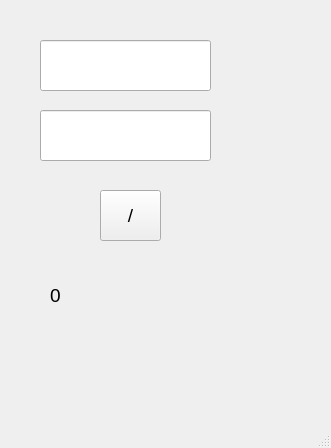
<?xml version="1.0" encoding="UTF-8"?>
<ui version="4.0">
 <class>MainWindow</class>
 <widget class="QMainWindow" name="MainWindow">
  <property name="geometry">
   <rect>
    <x>0</x>
    <y>0</y>
    <width>331</width>
    <height>448</height>
   </rect>
  </property>
  <property name="font">
   <font>
    <pointsize>14</pointsize>
   </font>
  </property>
  <property name="windowTitle">
   <string>MainWindow</string>
  </property>
  <widget class="QWidget" name="centralwidget">
   <widget class="QLabel" name="label">
    <property name="geometry">
     <rect>
      <x>50</x>
      <y>260</y>
      <width>221</width>
      <height>71</height>
     </rect>
    </property>
    <property name="text">
     <string>0</string>
    </property>
   </widget>
   <widget class="QPushButton" name="pushButton">
    <property name="geometry">
     <rect>
      <x>100</x>
      <y>190</y>
      <width>61</width>
      <height>51</height>
     </rect>
    </property>
    <property name="text">
     <string>/</string>
    </property>
   </widget>
   <widget class="QLineEdit" name="lineEdit">
    <property name="geometry">
     <rect>
      <x>40</x>
      <y>40</y>
      <width>171</width>
      <height>51</height>
     </rect>
    </property>
   </widget>
   <widget class="QLineEdit" name="lineEdit_2">
    <property name="geometry">
     <rect>
      <x>40</x>
      <y>110</y>
      <width>171</width>
      <height>51</height>
     </rect>
    </property>
   </widget>
  </widget>
  <widget class="QMenuBar" name="menubar">
   <property name="geometry">
    <rect>
     <x>0</x>
     <y>0</y>
     <width>331</width>
     <height>36</height>
    </rect>
   </property>
  </widget>
  <widget class="QStatusBar" name="statusbar"/>
 </widget>
 <resources/>
 <connections/>
</ui>
